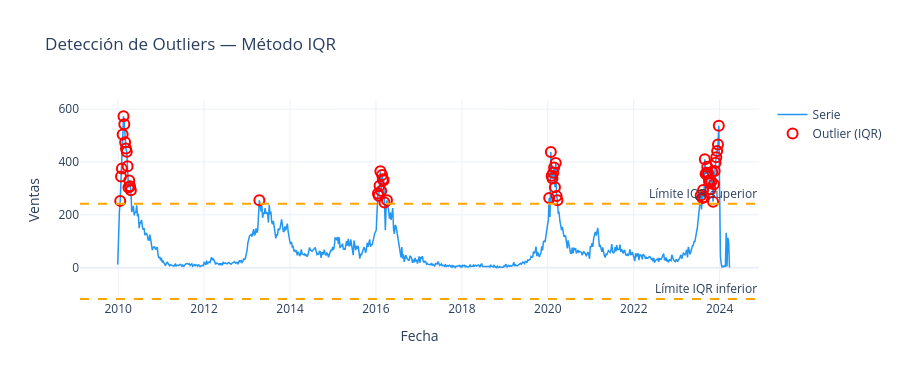

Notebook source saved alongside this figure:
### Markdown cell above
### 3.2 Detección de Outliers — IQR y Z-score

### Code cell
# ── Método 1: IQR (Rango Intercuartílico) ────────────────────────────────
Q1, Q3 = df.y.quantile(0.25), df.y.quantile(0.75)
IQR    = Q3 - Q1
limite_inf_iqr = Q1 - 1.5 * IQR
limite_sup_iqr = Q3 + 1.5 * IQR
outliers_iqr = df[(df.y < limite_inf_iqr) | (df.y > limite_sup_iqr)]

print("IQR — Detección de Outliers")
print(f"  Q1={Q1:.0f}  Q3={Q3:.0f}  IQR={IQR:.0f}")
print(f"  Límite inferior: {limite_inf_iqr:.0f}")
print(f"  Límite superior: {limite_sup_iqr:.0f}")
print(f"  Outliers detectados: {len(outliers_iqr)}")
print(outliers_iqr[['ds','y']])

# ── Método 2: Z-score ─────────────────────────────────────────────────────
z_scores = np.abs(stats.zscore(df.y))
outliers_z = df[z_scores > 3]
print(f"\nZ-score (|z| > 3) — Outliers detectados: {len(outliers_z)}")
if len(outliers_z): print(outliers_z[['ds','y']])

# ── Visualización comparativa ─────────────────────────────────────────────
fig = go.Figure()
fig.add_trace(go.Scatter(x=df.ds, y=df.y, mode='lines',
                          name='Serie', line=dict(color='#2196F3', width=1.5)))
fig.add_hline(y=limite_sup_iqr, line_dash='dash', line_color='orange',
              annotation_text='Límite IQR superior')
fig.add_hline(y=limite_inf_iqr, line_dash='dash', line_color='orange',
              annotation_text='Límite IQR inferior')
if len(outliers_iqr):
    fig.add_trace(go.Scatter(x=outliers_iqr.ds, y=outliers_iqr.y,
                              mode='markers', name='Outlier (IQR)',
                              marker=dict(color='red', size=10, symbol='circle-open', line_width=2)))
fig.update_layout(title='Detección de Outliers — Método IQR',
                  height=380, template='plotly_white',
                  xaxis_title='Fecha', yaxis_title='Ventas')
fig.show()

### Figure 1 — Plotly figure (JSON) as saved in the notebook; plotly's stock layout.template omitted (floating-point values rounded to 4 significant figures; data arrays with more than 128 entries replaced by an {"elided": "..."} marker saying what was removed)
{"data": [{"line": {"color": "#2196F3", "width": 1.5}, "mode": "lines", "name": "Serie", "type": "scatter", "x": {"elided": "744 str values"}, "y": {"elided": "744 float values"}}, {"marker": {"color": "red", "line": {"width": 2}, "size": 10, "symbol": "circle-open"}, "mode": "markers", "name": "Outlier (IQR)", "type": "scatter", "x": ["2010-01-18T00:00:00.000000000", "2010-01-25T00:00:00.000000000", "2010-02-01T00:00:00.000000000", "2010-02-08T00:00:00.000000000", "2010-02-15T00:00:00.000000000", "2010-02-22T00:00:00.000000000", "2010-03-01T00:00:00.000000000", "2010-03-08T00:00:00.000000000", "2010-03-15T00:00:00.000000000", "2010-03-22T00:00:00.000000000", "2010-03-29T00:00:00.000000000", "2010-04-05T00:00:00.000000000", "2010-04-12T00:00:00.000000000", "2010-04-19T00:00:00.000000000", "2013-04-15T00:00:00.000000000", "2016-01-18T00:00:00.000000000", "2016-01-25T00:00:00.000000000", "2016-02-01T00:00:00.000000000", "2016-02-08T00:00:00.000000000", "2016-02-15T00:00:00.000000000", "2016-02-22T00:00:00.000000000", "2016-02-29T00:00:00.000000000", "2016-03-07T00:00:00.000000000", "2016-03-14T00:00:00.000000000", "2016-04-04T00:00:00.000000000", "2020-01-13T00:00:00.000000000", "2020-01-27T00:00:00.000000000", "2020-02-03T00:00:00.000000000", "2020-02-10T00:00:00.000000000", "2020-02-17T00:00:00.000000000", "2020-02-24T00:00:00.000000000", "2020-03-02T00:00:00.000000000", "2020-03-09T00:00:00.000000000", "2020-03-16T00:00:00.000000000", "2020-03-23T00:00:00.000000000", "2023-07-24T00:00:00.000000000", "2023-08-07T00:00:00.000000000", "2023-08-14T00:00:00.000000000", "2023-08-21T00:00:00.000000000", "2023-08-28T00:00:00.000000000", "2023-09-04T00:00:00.000000000", "2023-09-11T00:00:00.000000000", "2023-09-18T00:00:00.000000000", "2023-09-25T00:00:00.000000000", "2023-10-02T00:00:00.000000000", "2023-10-09T00:00:00.000000000", "2023-10-16T00:00:00.000000000", "2023-10-23T00:00:00.000000000", "2023-10-30T00:00:00.000000000", "2023-11-06T00:00:00.000000000", "2023-11-13T00:00:00.000000000", "2023-11-20T00:00:00.000000000", "2023-11-27T00:00:00.000000000", "2023-12-04T00:00:00.000000000", "2023-12-11T00:00:00.000000000", "2023-12-18T00:00:00.000000000", "2023-12-25T00:00:00.000000000"], "y": [253.0, 345.0, 375.0, 504.0, 573.0, 543.0, 475.0, 451.0, 439.0, 384.0, 304.0, 330.0, 308.0, 293.0, 255.0, 281.0, 272.0, 310.0, 365.0, 290.0, 351.0, 335.0, 331.0, 247.0, 255.0, 264.0, 438.0, 348.0, 338.0, 359.0, 379.0, 305.0, 396.0, 271.0, 255.0, 273.0, 264.0, 294.0, 267.0, 410.0, 355.0, 359.0, 382.0, 358.0, 330.0, 321.0, 297.0, 326.0, 363.0, 250.0, 316.0, 366.0, 397.0, 418.0, 442.0, 466.0, 537.0]}], "layout": {"annotations": [{"showarrow": false, "text": "Límite IQR superior", "x": 1, "xanchor": "right", "xref": "x domain", "y": 242, "yanchor": "bottom", "yref": "y"}, {"showarrow": false, "text": "Límite IQR inferior", "x": 1, "xanchor": "right", "xref": "x domain", "y": -118, "yanchor": "bottom", "yref": "y"}], "height": 380, "shapes": [{"line": {"color": "orange", "dash": "dash"}, "type": "line", "x0": 0, "x1": 1, "xref": "x domain", "y0": 242, "y1": 242, "yref": "y"}, {"line": {"color": "orange", "dash": "dash"}, "type": "line", "x0": 0, "x1": 1, "xref": "x domain", "y0": -118, "y1": -118, "yref": "y"}], "title": {"text": "Detección de Outliers — Método IQR"}, "xaxis": {"title": {"text": "Fecha"}}, "yaxis": {"title": {"text": "Ventas"}}}}
